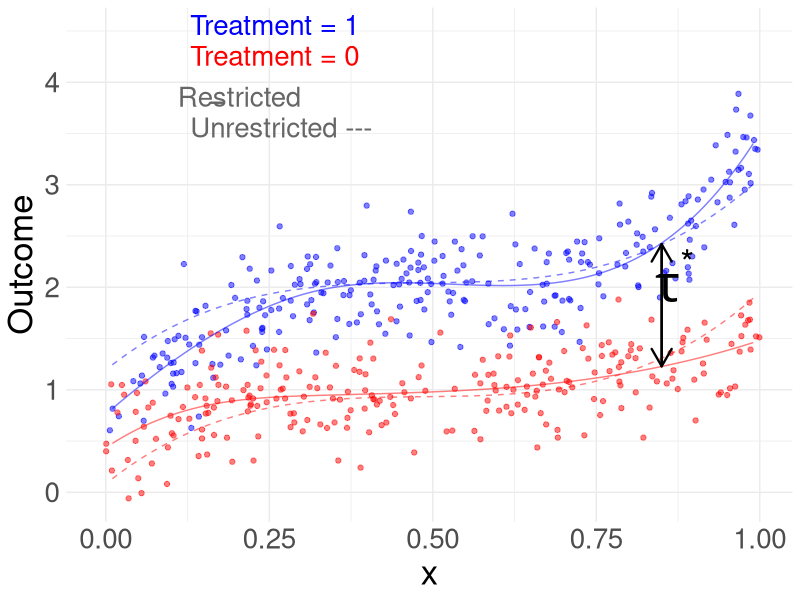

Reproduce this figure in R.
set.seed(123)
library(splines)
library(ggplot2)

# Define the number of observations
n <- 500

# Generate random values for x1 and x2 from a normal distribution
x <- runif(n)


# Generate treatment variable A
A <- rbinom(n, size = 1, prob = 0.5)

# Define the coefficients
beta0 <- 1
beta1 <- 5
beta2 <- 1
beta3 <- 5.5


# Generate random error terms
epsilon <- rnorm(n, mean = 0, sd = 0.3)

Y <- beta0 + beta1 * (x-0.5)^3 + beta2 * A + beta3 * A * (x-0.5)^3 + A*(x > 0.5)*(x - 0.5)^3 + epsilon


DATA_full <- data.frame('Y' = Y, 'x' = x, 'A' = A, 'x.t' = A *x)
DATA_reduced <- data.frame('Y' = Y, 'x' = x, 'A' = A)

bs_fit <- lm(Y ~ bs(x, df=5) + A*bs(x, df=5), data=DATA_full)
test_points <- data.frame(x=rep(seq(0.01, 0.99, length.out=500), 2), A=rep(c(0, 1), each=500))
test_points$fitted_vals <- predict(bs_fit, newdata=test_points)


tau <- mean(Y[A == 1]) - mean(Y[A == 0])
tau.range <- seq(-4*tau, 4*tau, length.out = 20)

mse <- rep(NA, length(tau.range))
for(k in 1:length(tau.range)) {
  tau.tmp <- tau.range[k]
  data.reduced <- data.frame('Y' = Y - tau.tmp*A, 'x' = x)
  lm_tmp <- lm(Y ~ bs(x), data = data.reduced)
  ghat <- lm_tmp$fitted.values + tau.tmp*A
  mse[k] <- mean((Y - ghat)^2)
}
tau.star <- tau.range[which.min(mse)]

data.reduced <- data.frame('Y' = Y - tau.star*A, 'x' = x)
lm_star <- lm(Y ~ bs(x), data = data.reduced)

test_points_reduced0 <- test_points_reduced1 <- data.frame(x=rep(seq(0.01, 0.99, length.out=500), 2))
test_points_reduced0$fitted_vals <- predict(lm_star, newdata=test_points)
test_points_reduced1$fitted_vals <- test_points_reduced0$fitted_vals + tau.star

df_trt1 <- subset(DATA_full, A==1)
df_trt0 <- subset(DATA_full, A==0)
fit_trt1 <- subset(test_points, A==1)
fit_trt0 <- subset(test_points, A==0)


ggplot() + 
  geom_point(data = df_trt1, aes(x = x, y = Y), color = "blue", alpha = 0.5) +
  geom_point(data = df_trt0, aes(x = x, y = Y), color = "red", alpha = 0.5) +
  geom_line(data = fit_trt1, aes(x = x, y = fitted_vals), color = "blue", alpha = 0.5) +
  geom_line(data = fit_trt0, aes(x = x, y = fitted_vals), color = "red", alpha = 0.5) +
  geom_line(data = test_points_reduced1, aes(x = x, y = fitted_vals), color = "blue", alpha = 0.5, linetype = 2) +
  geom_line(data = test_points_reduced0, aes(x = x, y = fitted_vals), color = "red", alpha = 0.5, linetype = 2) +
  geom_text(data = data.frame(x = 0.0, Y = 4.5), aes(x = x, y = Y, label = "Treatment = 1"), hjust = -0.5, vjust = 0.2, color = "blue", size = 7) +
  geom_text(data = data.frame(x = 0.0, Y = 4.2), aes(x = x, y = Y, label = "Treatment = 0"), hjust = -0.5, vjust = 0.2, color = "red", size = 7) +
  geom_text(data = data.frame(x = 0.016, Y = 3.8), aes(x = x, y = Y, label = "Restricted"), hjust = -0.5, vjust = 0.2, color = "gray40", size = 7) +
  geom_text(data = data.frame(x = -0.01, Y = 3.5), aes(x = x, y = Y, label = "Unrestricted ---"), hjust = -0.5, vjust = 0.2, color = "gray40", size = 7) +
  annotate("segment", x = 0.16, xend = 0.18, y = 3.8, yend = 3.8, color = "gray40", size = 0.8) +
  labs(y = "Outcome", x = "x", color = "Treatment") +
  scale_color_manual(values = c("blue", "red"), labels = c("Treatment = 1", "Trt = 0")) +
  theme_minimal() +
  theme(axis.text.x = element_text(size = 20), 
        axis.text.y = element_text(size = 20),
        axis.title = element_text(size = 25)) +
  geom_segment(aes(x = 0.85, xend = 0.85, y = 1.23, yend = 2.42), 
               arrow = arrow(type = "open", length = unit(0.2, "inches")), 
               color = "black", lineend = "round", size = 0.8) +
  geom_segment(aes(x = 0.85, xend = 0.85, y = 2.42, yend = 1.23), 
               arrow = arrow(type = "open", length = unit(0.2, "inches")), 
               color = "black", lineend = "round", size = 0.8) +
  annotate("text", x = 0.87, y = 1.6, label = expression(tau^'*'), color = "black", size = 13, hjust = 0.5, vjust = -0.5)
